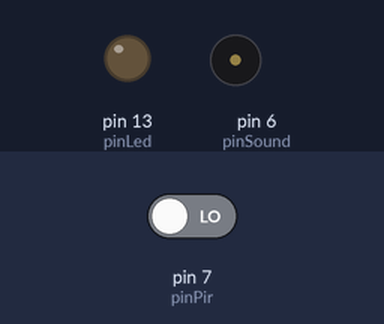
Bench run of a sketch on a simulated Arduino Uno, built with avr-gcc and run on an emulated ATmega328P. On the bench: output pins drawn as LEDs (lit = HIGH), buzzer (waves = sounding). The test bench sets the inputs (shaded band); at power-on: pin 7 (pinPir) LOW.

Above: at 2.8 s.
2.9 s: pin 7 (pinPir) driven HIGH
At 3.8 s:
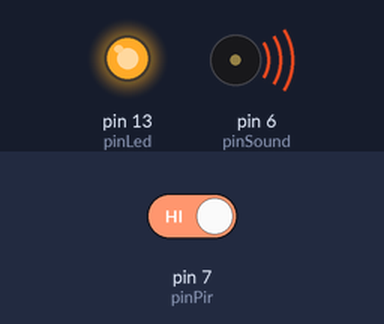
Timing chart, 0 to 5.9 s (numbered marks = the images above; inputs shaded):
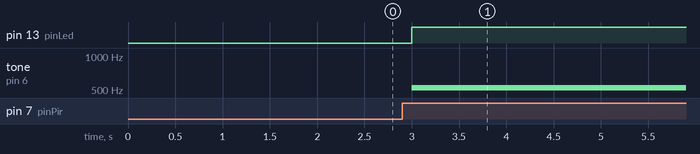

The sketch:

pir.ino
```cpp
// Reference : http://shop.cpu.com.tw/product/46922/info/

int pinSound = 6;   // connect tone direct to digit pin 6
int pinPir = 7;     // PIR sensor: OUT ->digit pin 7; Vcc -> 5V; Gnd -> Gnd
int pinLed = 13;
int duration = 1000;

void setup() {
    pinMode(pinSound, OUTPUT);
    pinMode(pinPir, INPUT);
    pinMode(pinLed, OUTPUT);
}

void loop() {
    if (digitalRead(pinPir)) {
        digitalWrite(pinLed, HIGH);
        tone(pinSound, 523, duration);
        delay(duration);
        noTone(pinSound);
    } else {
        digitalWrite(pinLed, LOW);
        delay(duration);
    }
}
```

Measured:
- after the input at 2.9 s, pin 13 (pinLed): LOW → HIGH after 0.10 s; tone on pin 6 (pinSound): silent → 523 Hz after 0.10 s
